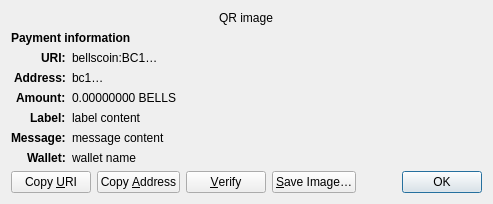
<?xml version="1.0" encoding="UTF-8"?>
<ui version="4.0">
 <class>ReceiveRequestDialog</class>
 <widget class="QDialog" name="ReceiveRequestDialog">
  <property name="geometry">
   <rect>
    <x>0</x>
    <y>0</y>
    <width>413</width>
    <height>229</height>
   </rect>
  </property>
  <property name="windowTitle">
   <string>Request payment to …</string>
  </property>
  <layout class="QGridLayout" name="gridLayout" columnstretch="0,1">
   <property name="sizeConstraint">
    <enum>QLayout::SetFixedSize</enum>
   </property>
   <item row="0" column="0" colspan="2" alignment="Qt::AlignHCenter">
    <widget class="QRImageWidget" name="qr_code">
     <property name="text">
      <string notr="true">QR image</string>
     </property>
     <property name="textInteractionFlags">
      <set>Qt::NoTextInteraction</set>
     </property>
    </widget>
   </item>
   <item row="1" column="0" colspan="2">
    <widget class="QLabel" name="payment_header">
     <property name="font">
      <font>
       <weight>75</weight>
       <bold>true</bold>
      </font>
     </property>
     <property name="text">
      <string>Payment information</string>
     </property>
     <property name="textInteractionFlags">
      <set>Qt::NoTextInteraction</set>
     </property>
    </widget>
   </item>
   <item row="2" column="0" alignment="Qt::AlignRight|Qt::AlignTop">
    <widget class="QLabel" name="uri_tag">
     <property name="font">
      <font>
       <weight>75</weight>
       <bold>true</bold>
      </font>
     </property>
     <property name="text">
      <string notr="true">URI:</string>
     </property>
     <property name="textFormat">
      <enum>Qt::PlainText</enum>
     </property>
     <property name="textInteractionFlags">
      <set>Qt::NoTextInteraction</set>
     </property>
    </widget>
   </item>
   <item row="2" column="1" alignment="Qt::AlignTop">
    <widget class="QLabel" name="uri_content">
     <property name="text">
      <string notr="true">bellscoin:BC1…</string>
     </property>
     <property name="textFormat">
      <enum>Qt::RichText</enum>
     </property>
     <property name="wordWrap">
      <bool>true</bool>
     </property>
     <property name="textInteractionFlags">
      <set>Qt::TextSelectableByMouse</set>
     </property>
    </widget>
   </item>
   <item row="3" column="0" alignment="Qt::AlignRight|Qt::AlignTop">
    <widget class="QLabel" name="address_tag">
     <property name="font">
      <font>
       <weight>75</weight>
       <bold>true</bold>
      </font>
     </property>
     <property name="text">
      <string>Address:</string>
     </property>
     <property name="textInteractionFlags">
      <set>Qt::NoTextInteraction</set>
     </property>
    </widget>
   </item>
   <item row="3" column="1" alignment="Qt::AlignTop">
    <widget class="QLabel" name="address_content">
     <property name="text">
      <string notr="true">bc1…</string>
     </property>
     <property name="textFormat">
      <enum>Qt::PlainText</enum>
     </property>
     <property name="textInteractionFlags">
      <set>Qt::TextSelectableByMouse</set>
     </property>
    </widget>
   </item>
   <item row="4" column="0" alignment="Qt::AlignRight|Qt::AlignTop">
    <widget class="QLabel" name="amount_tag">
     <property name="font">
      <font>
       <weight>75</weight>
       <bold>true</bold>
      </font>
     </property>
     <property name="text">
      <string>Amount:</string>
     </property>
     <property name="textInteractionFlags">
      <set>Qt::NoTextInteraction</set>
     </property>
    </widget>
   </item>
   <item row="4" column="1" alignment="Qt::AlignTop">
    <widget class="QLabel" name="amount_content">
     <property name="text">
      <string notr="true">0.00000000 BELLS</string>
     </property>
     <property name="textFormat">
      <enum>Qt::PlainText</enum>
     </property>
     <property name="textInteractionFlags">
      <set>Qt::TextSelectableByMouse</set>
     </property>
    </widget>
   </item>
   <item row="5" column="0" alignment="Qt::AlignRight|Qt::AlignTop">
    <widget class="QLabel" name="label_tag">
     <property name="font">
      <font>
       <weight>75</weight>
       <bold>true</bold>
      </font>
     </property>
     <property name="text">
      <string>Label:</string>
     </property>
     <property name="textInteractionFlags">
      <set>Qt::NoTextInteraction</set>
     </property>
    </widget>
   </item>
   <item row="5" column="1" alignment="Qt::AlignTop">
    <widget class="QLabel" name="label_content">
     <property name="text">
      <string notr="true">label content</string>
     </property>
     <property name="textFormat">
      <enum>Qt::PlainText</enum>
     </property>
     <property name="wordWrap">
      <bool>true</bool>
     </property>
     <property name="textInteractionFlags">
      <set>Qt::TextSelectableByMouse</set>
     </property>
    </widget>
   </item>
   <item row="6" column="0" alignment="Qt::AlignRight|Qt::AlignTop">
    <widget class="QLabel" name="message_tag">
     <property name="font">
      <font>
       <weight>75</weight>
       <bold>true</bold>
      </font>
     </property>
     <property name="text">
      <string>Message:</string>
     </property>
     <property name="textInteractionFlags">
      <set>Qt::NoTextInteraction</set>
     </property>
    </widget>
   </item>
   <item row="6" column="1" alignment="Qt::AlignTop">
    <widget class="QLabel" name="message_content">
     <property name="text">
      <string notr="true">message content</string>
     </property>
     <property name="textFormat">
      <enum>Qt::PlainText</enum>
     </property>
     <property name="wordWrap">
      <bool>true</bool>
     </property>
     <property name="textInteractionFlags">
      <set>Qt::TextSelectableByMouse</set>
     </property>
    </widget>
   </item>
   <item row="7" column="0" alignment="Qt::AlignRight|Qt::AlignTop">
    <widget class="QLabel" name="wallet_tag">
     <property name="font">
      <font>
       <weight>75</weight>
       <bold>true</bold>
      </font>
     </property>
     <property name="text">
      <string>Wallet:</string>
     </property>
     <property name="textInteractionFlags">
      <set>Qt::NoTextInteraction</set>
     </property>
    </widget>
   </item>
   <item row="7" column="1" alignment="Qt::AlignTop">
    <widget class="QLabel" name="wallet_content">
     <property name="text">
      <string notr="true">wallet name</string>
     </property>
     <property name="textFormat">
      <enum>Qt::PlainText</enum>
     </property>
     <property name="wordWrap">
      <bool>true</bool>
     </property>
     <property name="textInteractionFlags">
      <set>Qt::TextSelectableByMouse</set>
     </property>
    </widget>
   </item>
   <item row="8" column="0" colspan="2">
    <layout class="QHBoxLayout" name="horizontalLayout">
     <item>
      <widget class="QPushButton" name="btnCopyURI">
       <property name="text">
        <string>Copy &amp;URI</string>
       </property>
       <property name="autoDefault">
        <bool>false</bool>
       </property>
      </widget>
     </item>
     <item>
      <widget class="QPushButton" name="btnCopyAddress">
       <property name="text">
        <string>Copy &amp;Address</string>
       </property>
       <property name="autoDefault">
        <bool>false</bool>
       </property>
      </widget>
     </item>
     <item>
      <widget class="QPushButton" name="btnVerify">
       <property name="text">
        <string>&amp;Verify</string>
       </property>
       <property name="toolTip">
        <string>Verify this address on e.g. a hardware wallet screen</string>
       </property>
       <property name="autoDefault">
        <bool>false</bool>
       </property>
      </widget>
     </item>
     <item>
      <widget class="QPushButton" name="btnSaveAs">
       <property name="text">
        <string>&amp;Save Image…</string>
       </property>
       <property name="autoDefault">
        <bool>false</bool>
       </property>
      </widget>
     </item>
     <item>
      <spacer name="horizontalSpacer_2">
       <property name="orientation">
        <enum>Qt::Horizontal</enum>
       </property>
       <property name="sizeHint" stdset="0">
        <size>
         <width>40</width>
         <height>20</height>
        </size>
       </property>
      </spacer>
     </item>
     <item>
      <widget class="QDialogButtonBox" name="buttonBox">
       <property name="focusPolicy">
        <enum>Qt::StrongFocus</enum>
       </property>
       <property name="standardButtons">
        <set>QDialogButtonBox::Ok</set>
       </property>
      </widget>
     </item>
    </layout>
   </item>
  </layout>
 </widget>
 <customwidgets>
  <customwidget>
   <class>QRImageWidget</class>
   <extends>QLabel</extends>
   <header>qt/qrimagewidget.h</header>
  </customwidget>
 </customwidgets>
 <tabstops>
  <tabstop>buttonBox</tabstop>
  <tabstop>btnCopyURI</tabstop>
  <tabstop>btnCopyAddress</tabstop>
  <tabstop>btnSaveAs</tabstop>
 </tabstops>
 <resources/>
 <connections>
  <connection>
   <sender>buttonBox</sender>
   <signal>accepted()</signal>
   <receiver>ReceiveRequestDialog</receiver>
   <slot>accept()</slot>
   <hints>
    <hint type="sourcelabel">
     <x>135</x>
     <y>230</y>
    </hint>
    <hint type="destinationlabel">
     <x>135</x>
     <y>126</y>
    </hint>
   </hints>
  </connection>
 </connections>
</ui>
